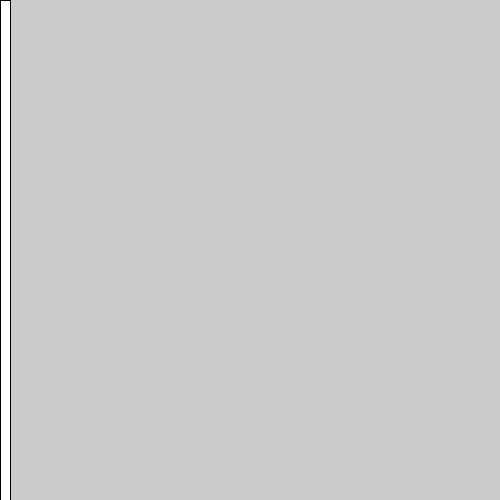
Frame 1 (no input)
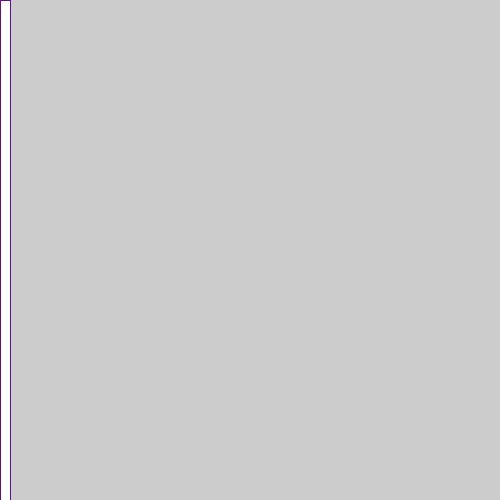
Frame 60 (the mouse pressed at the canvas centre just before this capture)
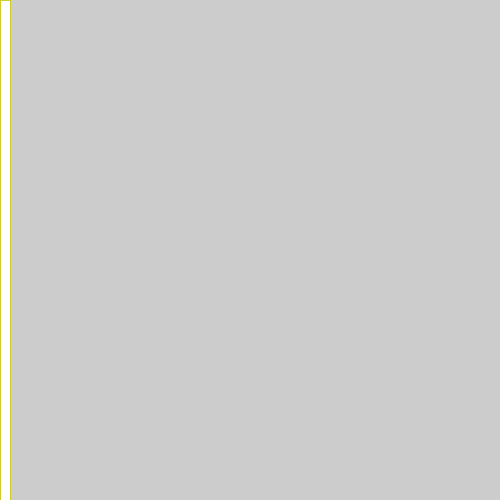
Frame 120 (the mouse held since frame 60 and released just before this capture)

The Processing sketch that drew these frames (run headless with seeded random() and noise(); from frame 60 on, the mouse is pressed at the canvas centre):

// Processing sketch: sketch_170922a
// ── sketch_170922a.pde
/* Flagg, Kalama
   September 22, 2017
   Excercise15_02
   Modifies first sketch to change somethng on the screen each time a key is pressed
*/int m;
int x;

void setup(){
  x=0;
  m=0;
  size (500,500);

}
void draw() {
  rect(x,0, 10, height);
  if (keyPressed) {
    x+=1;
  }
 else{
   stroke(random(255), random(255), random(255));
}
}

  
